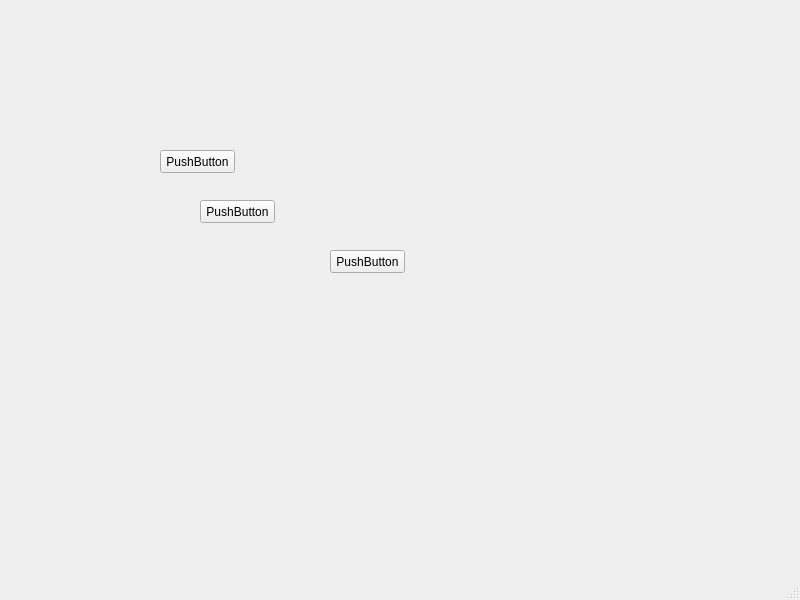
<?xml version="1.0" encoding="UTF-8"?>
<ui version="4.0">
 <class>MainWindow</class>
 <widget class="QMainWindow" name="MainWindow">
  <property name="geometry">
   <rect>
    <x>0</x>
    <y>0</y>
    <width>800</width>
    <height>600</height>
   </rect>
  </property>
  <property name="windowTitle">
   <string>MainWindow</string>
  </property>
  <widget class="QWidget" name="centralwidget">
   <widget class="QPushButton" name="pushButton">
    <property name="geometry">
     <rect>
      <x>200</x>
      <y>200</y>
      <width>75</width>
      <height>23</height>
     </rect>
    </property>
    <property name="text">
     <string>PushButton</string>
    </property>
   </widget>
   <widget class="QPushButton" name="pushButton_2">
    <property name="geometry">
     <rect>
      <x>330</x>
      <y>250</y>
      <width>75</width>
      <height>23</height>
     </rect>
    </property>
    <property name="text">
     <string>PushButton</string>
    </property>
   </widget>
   <widget class="QPushButton" name="pushButton_3">
    <property name="geometry">
     <rect>
      <x>160</x>
      <y>150</y>
      <width>75</width>
      <height>23</height>
     </rect>
    </property>
    <property name="text">
     <string>PushButton</string>
    </property>
   </widget>
  </widget>
  <widget class="QMenuBar" name="menubar">
   <property name="geometry">
    <rect>
     <x>0</x>
     <y>0</y>
     <width>800</width>
     <height>21</height>
    </rect>
   </property>
  </widget>
  <widget class="QStatusBar" name="statusbar"/>
 </widget>
 <resources/>
 <connections/>
</ui>
